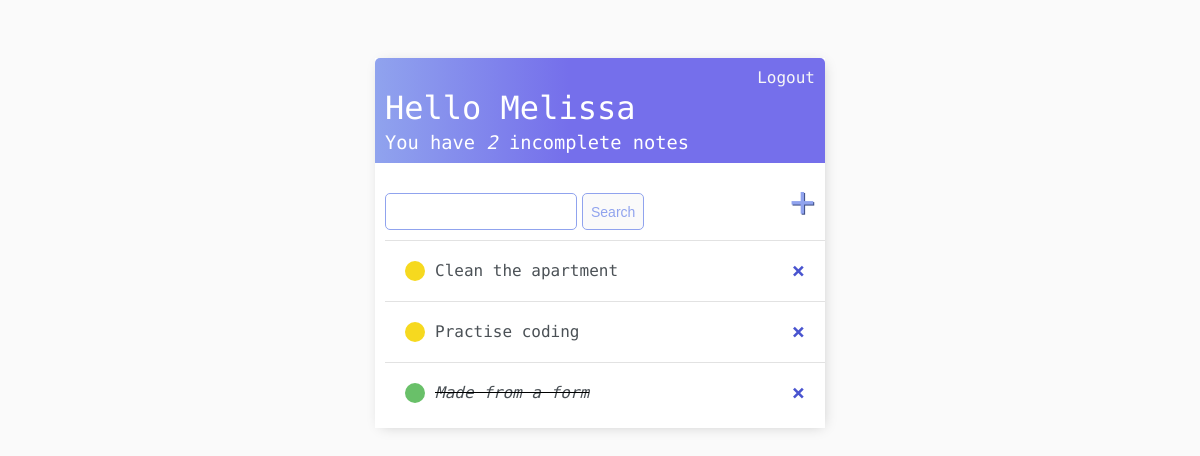
The page / (signed in) on the database its author committed.
### notes/models.py (models this page shows)
class Note(models.Model):
    user = models.ForeignKey(User, on_delete=models.CASCADE, null=True, blank=True)
    title = models.CharField(max_length=200)
    description = models.TextField(null=True, blank=True)
    complete = models.BooleanField(default=False)
    created = models.DateTimeField(auto_now_add=True)
    def __str__(self):
        return self.title
    class Meta:
        ordering = ['complete']

### notes/views.py (the view)
# urls.py: path('', NoteList.as_view(), name='notes'),
class NoteList(LoginRequiredMixin, ListView):
    model = Note
    context_object_name = 'notes'
    def get_context_data(self, **kwargs):
        context = super().get_context_data(**kwargs)
        context['notes'] = context['notes'].filter(user=self.request.user)
        context['count'] = context['notes'].filter(complete=False).count()
        search_input = self.request.GET.get('search-area') or ''
        if search_input:
            context['notes'] = context['notes'].filter(
                title__startswith=search_input)
        context['search_input'] = search_input
        return context

### notes/templates/notes/note_list.html
{% extends 'notes/main.html' %}
{% block content %}
<div class="header-bar">
    <div>
        <h1>Hello {{request.user|title|safe}}</h1>
        <h3 style="margin:0">You have <i>{{count}}</i> incomplete note{{ count|pluralize:"s" }}</h3>
    </div>
    {% if request.user.is_authenticated %}
        <a href="{% url 'logout' %}">Logout</a>
    {% else %}
    <a href="{% url 'login' %}">Login</a>
    {% endif %}
</div>
<div id="search-add-wrapper">
    <form method="GET" style="margin-top: 20px;display: flex;">
        <input type="text" name="search-area" value="{{search_input}}">
        <input class="button" type="submit" value="Search">
    </form>
    <a id="add-link" href="{% url 'note-create' %}">&#x2b;</a>
</div>
<div class="note-items-wrapper">
    {% for note in notes %}
    <div class="note-wrapper">
        {% if note.complete %}
        <div class="note-title">
            <div class="note-complete-icon"></div>
            <i><s><a href="{% url 'note-update' note.id %}">{{note}}</a></s></i>
        </div>
        <a class="delete-link" href="{% url 'note-delete' note.id %}">&#215;</a>
        {% else %}
        <div class="note-title">
            <div class="note-incomplete-icon"></div>
            <a href="{% url 'note-update' note.id %}">{{note|safe}}</a>
        </div>
        <a class="delete-link" href="{% url 'note-delete' note.id %}">&#215;</a>
        {% endif %}
    </div>
    {% empty %}
    <h3>No items in list</h3>
    {% endfor %}
</div>
{% endblock content %}

### notes/templates/notes/main.html (style rules this page uses)
body { background-color: #FAFAFA; font-family: 'Fira Code', monospace; padding-top: 50px; }
h1, h2, h3, h4, h5, h6 { font-family: 'Fira code', monospace; font-weight: normal; margin-bottom: 5px; }
a, p { color: #4b5156; }
.header-bar { display: flex; justify-content: space-between; color: #fff; padding: 10px; border-radius: 5px 5px 0 0; background: linear-gradient(90deg, #90a3ee 0%, #756feb 43%, #756feb 100%); }
.header-bar a { color: rgb(247, 247, 247); text-decoration: none; }
.note-wrapper { display: flex; align-items: center; justify-content: space-between; padding: 20px; background-color: #fff; border-top: 1px solid rgb(226, 226, 226); }
.note-title { display: flex; }
.note-title a { text-decoration: none; color: #4b5156; margin-left: 10px; }
.note-complete-icon { height: 20px; width: 20px; background-color: rgb(105, 192, 105); border-radius: 50%; }
.note-incomplete-icon { height: 20px; width: 20px; background-color: #F6D91F; border-radius: 50%; }
.delete-link { text-decoration: none; font-weight: 900; color: #4954cf; font-size: 22px; line-height: 0; }
#search-add-wrapper { display: flex; justify-content: space-between; align-items: center; padding: 10px; }
#add-link { color: #90a3ee; text-decoration: none; font-size: 42px; text-shadow: 1px 1px #3b4b81; }
input[type=text], input[type=password], textarea { font-family: 'Fira code', monospace; border: 1px solid #90a3ee; border-radius: 5px; padding: 10px; width: 90%; height: auto; }
.button { border: 1px solid #90a3ee; background-color: #FAFAFA; color: #90a3ee; padding: 8px; font-size: 14px; border-radius: 5px; cursor: pointer; text-decoration: none; margin-left: 5px; }
.note-items-wrapper { padding-bottom: 5px; padding-left: 10px; }

### rows shown on the page
Note: title "Clean the apartment"
Note: title "Practise coding"
Note: title "Made from a form"

### other values the page prints
{{ request.user|title|safe }} "Melissa"
{{ count }} "2"
